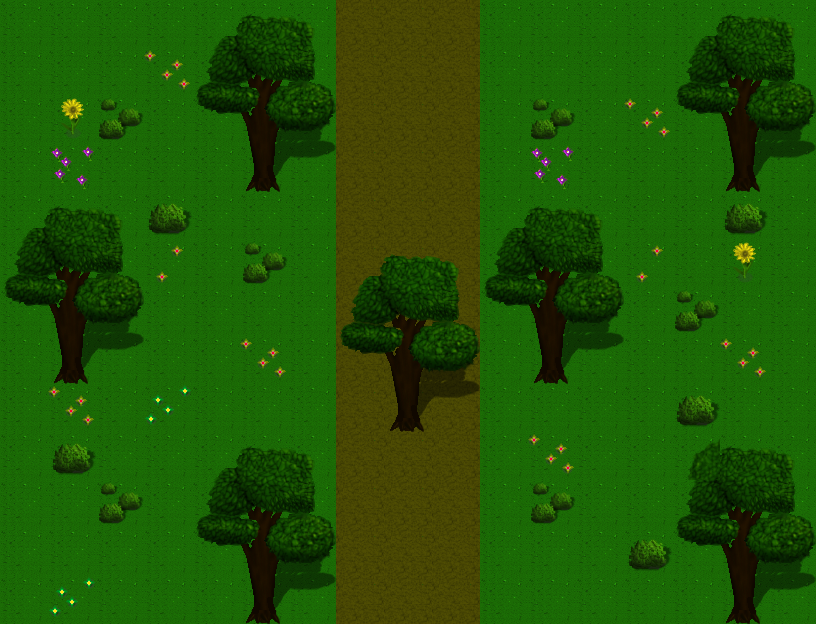

The image is a tile-based game level rendered from a .tmx file. Its description and complete source (layers, tilesets, objects, tile grids) follow:
An orthogonal 17x13 tile map with 48x48 px tiles, 3 tile layers (Tile Layer 1, Object Layer, above), 2 tilesets.

<map version="1.10" tiledversion="1.10.1" orientation="orthogonal" renderorder="right-down" width="17" height="13" tilewidth="48" tileheight="48" infinite="0" nextlayerid="7" nextobjectid="29">
 <tileset firstgid="1" source="TileSetA.tsx" />
 <tileset firstgid="129" source="TileSetB.tsx" />
 <layer id="1" name="Tile Layer 1" width="17" height="13">
  <data encoding="csv">
1,1,1,1,1,1,1,33,41,42,1,1,1,1,1,1,1,
1,1,1,1,1,1,1,33,49,50,1,1,1,1,1,1,1,
1,1,1,1,1,1,1,33,49,50,1,1,1,1,1,1,1,
1,1,1,1,1,1,1,33,49,50,1,1,1,1,1,1,1,
1,1,1,1,1,1,1,33,49,50,1,1,1,1,1,1,1,
1,1,1,1,1,1,1,33,49,50,1,1,1,1,1,1,1,
1,1,1,1,1,1,1,33,49,50,1,1,1,1,1,1,1,
1,1,1,1,1,1,1,33,49,50,1,1,1,1,1,1,1,
1,1,1,1,1,1,1,33,49,50,1,1,1,1,1,1,1,
1,1,1,1,1,1,1,33,49,50,1,1,1,1,1,1,1,
1,1,1,1,1,1,1,33,49,50,1,1,1,1,1,1,1,
1,1,1,1,1,1,1,41,49,50,1,1,1,1,1,1,1,
1,1,1,1,1,1,1,49,49,50,1,1,1,1,1,1,1
</data>
 </layer>
 <layer id="4" name="Object Layer" width="17" height="13">
  <data encoding="csv">
0,0,0,0,129,130,131,0,0,0,0,0,0,0,129,130,131,
0,0,0,199,145,146,147,0,0,0,0,0,0,0,145,146,147,
0,216,151,0,161,162,163,0,0,0,0,151,0,199,161,162,163,
0,231,0,0,177,178,179,0,0,0,0,231,0,0,177,178,179,
129,130,131,135,0,0,0,0,0,0,129,130,131,0,0,135,0,
145,146,147,200,0,151,0,0,0,0,145,146,147,200,0,216,0,
161,162,163,0,0,0,0,0,0,0,161,162,163,0,151,0,0,
177,178,179,0,0,199,0,0,0,0,177,178,179,0,0,199,0,
0,199,0,248,0,0,0,0,0,0,0,0,0,0,135,0,0,
0,135,0,0,129,130,131,0,0,0,0,199,0,0,196,130,131,
0,0,151,0,145,146,147,0,0,0,0,151,0,0,145,146,147,
0,0,0,0,161,162,163,0,0,0,0,0,0,135,161,162,163,
0,248,0,0,177,178,179,0,0,0,0,0,0,0,177,178,179
</data>
 </layer>
 <layer id="6" name="above" width="17" height="13">
  <data encoding="csv">
0,0,0,0,0,0,0,0,0,0,0,0,0,0,0,0,0,
0,0,0,0,0,0,0,0,0,0,0,0,0,0,0,0,0,
0,0,0,0,0,0,0,0,0,0,0,0,0,0,0,0,0,
0,0,0,0,0,0,0,0,0,0,0,0,0,0,0,0,0,
0,0,0,0,0,0,0,0,0,0,0,0,0,0,0,0,0,
0,0,0,0,0,0,0,129,130,131,0,0,0,0,0,0,0,
0,0,0,0,0,0,0,145,146,147,0,0,0,0,0,0,0,
0,0,0,0,0,0,0,161,162,163,0,0,0,0,0,0,0,
0,0,0,0,0,0,0,177,178,179,0,0,0,0,0,0,0,
0,0,0,0,0,0,0,0,0,0,0,0,0,0,0,0,0,
0,0,0,0,0,0,0,0,0,0,0,0,0,0,0,0,0,
0,0,0,0,0,0,0,0,0,0,0,0,0,0,0,0,0,
0,0,0,0,0,0,0,0,0,0,0,0,0,0,0,0,0
</data>
 </layer>
</map>
